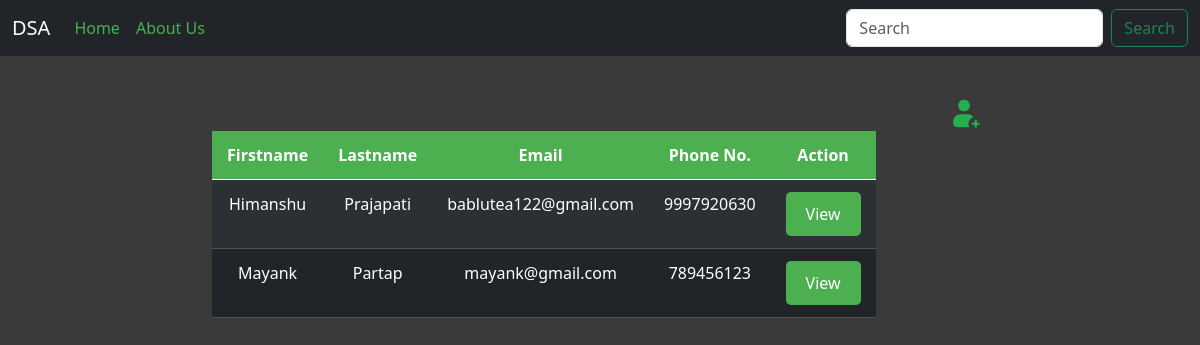
Page /dsa/ on the committed database.
### dsa/models.py (models this page shows, shortened)
class User(models.Model):
    First = models.CharField(max_length = 50, blank = True, null = True)
    last = models.CharField(max_length = 50, blank = True, null = True)
    email = models.EmailField(blank = True, null = True)
    phone_no = models.CharField(max_length = 50, blank = True, null = True)

### dsa/views.py (the view)
# urls.py: path("", home, name="home"),
def home(request):
    user_data = User.objects.all()
    data_send = request.session.pop('data_send', False)
    success = {"context":user_data,'data_send':data_send}
    return render(request, 'home.html',success)

### dsa/template/home.html (shortened to what this page needs)
{% extends 'base.html' %}
{% load static %}
{% block content %}
  <div class="main">
    <div class="form-bg-color">
      <div class='register-new-user' id="register-new-user"><img class="img" src="{%static 'img/addnew.png'%}" alt="add new"></div>
</div>
    <div class="container">
      <div class="users ">
        <table class="table table-dark table-striped text-align ">
          <thead>
            <tr class ='text-align'>
              <th class ='text-align' style="text-align:center;">Firstname</th>
              <th class ='text-align'>Lastname</th>
              <th class ='text-align'>Email</th>
              <th class ='text-align'>Phone No.</th>
              <th class ='text-align'>Action</th>
            </tr>
          </thead>
          <tbody>
            {% for user in context %}
              <tr class ='text-align'>
                <td class ='text-align  text-mod'>{{ user.First }}</td>
                <td class ='text-align text-mod'>{{ user.last }}</td>
                <td class ='text-align'>{{ user.email }}</td>
                <td class ='text-align'>{{ user.phone_no }}</td>
                <td class ='text-align'>
                  <a href="{% url 'user_pro' user.id %}">View</a>
                </td>
              </tr>
            {% endfor %}
          </tbody>
        </table>
      </div>
    </div>
  </div>
</div>
{% endblock %}

### static/dsa-static/css/home.css (style rules this page uses)
body { background-color: rgb(58, 58, 58); color: #fff; }
.main { padding: 20px; }
.text-align { text-transform: sentence-case; }
.text-mod { text-transform: capitalize; }
.container { max-width: 800px; margin: 0 auto; }
.users table { width: 100%; border-collapse: collapse; }
.users th, .users td { padding: 12px 15px; text-align: center; }
.users th { background-color: #4CAF50; color: white; }
.users tbody tr:nth-child(even) { background-color: #f2f2f2; }
.users a { color: inherit; text-decoration: none; cursor: default; }
.register-new-user { margin-top: 20px; margin-left: 80%; }
.img { width: 35px; height: 35px; }

### static/dsa-static/css/user_pro.css (style rules this page uses)
body { background-color: rgb(58, 58, 58); color: #fff; }
.main { padding: 8px; }
.container { max-width: 90%; margin: 40px auto 2px auto; display: flex; }
.users { text-align: left; }
.users a { display: inline-block; padding: 10px 20px; background-color: #4CAF50; color: white; text-decoration: none; border-radius: 5px; }
.img { width: 35px; height: 35px; }

### rows in the picture
User: First "Himanshu", last "Prajapati", email "bablutea122@gmail.com", phone_no "9997920630"
User: First "Mayank", last "Partap", email "mayank@gmail.com", phone_no "789456123"
